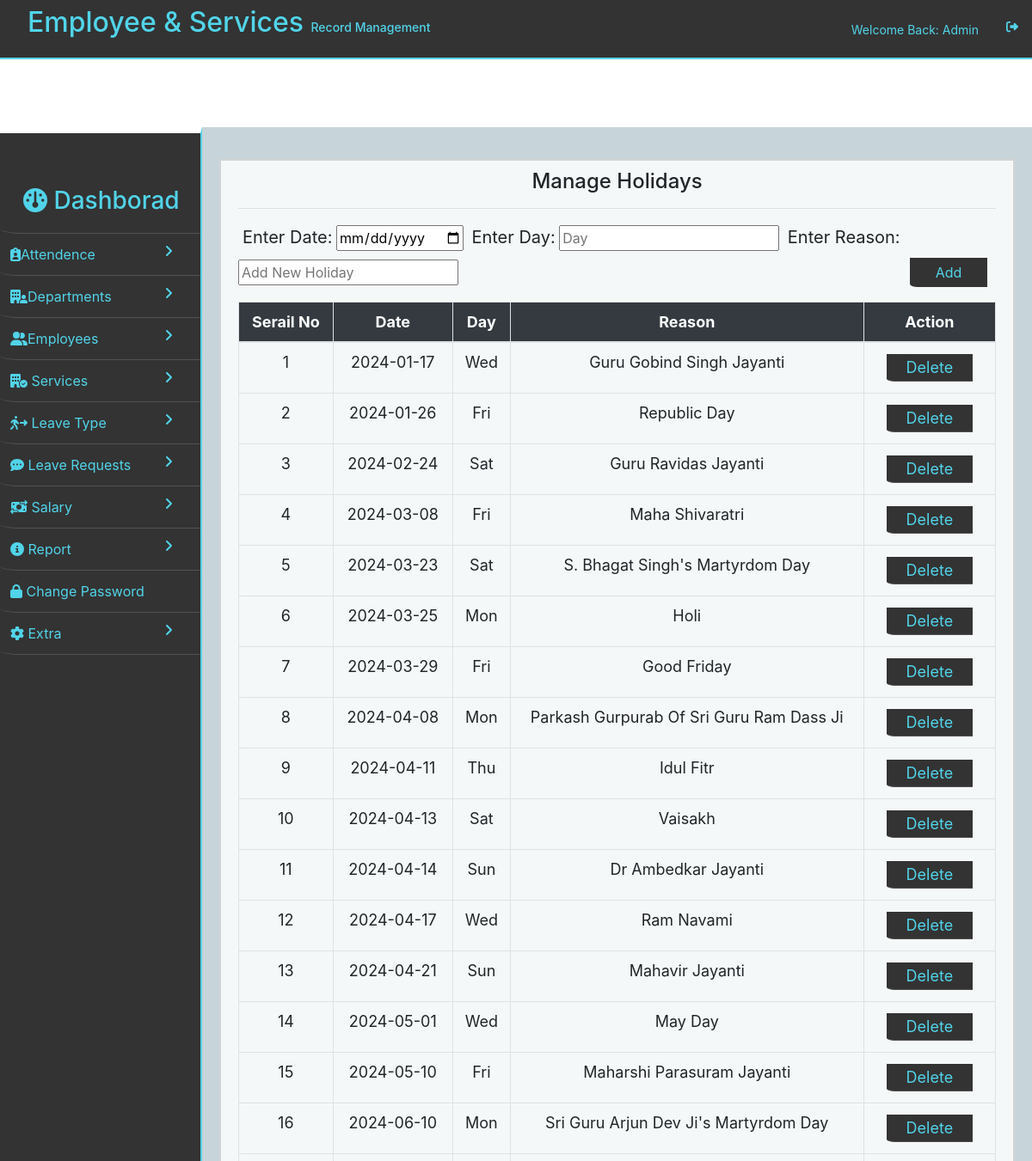
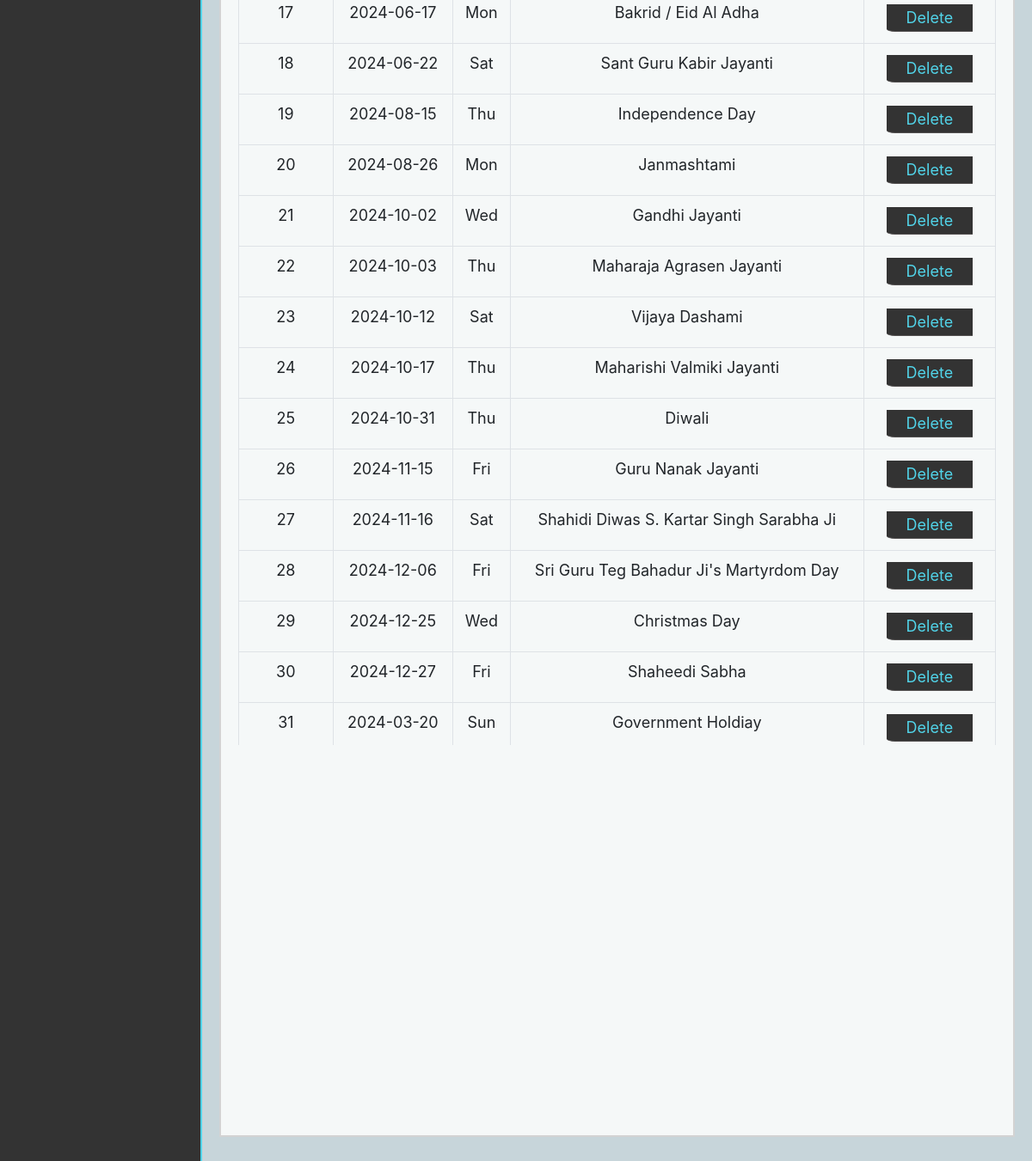
The app's page /admin/manage-holiday.php (signed in) with its own data (2 pictures, top to bottom).
### tables this page shows
CREATE TABLE `holidays` (
  `date` date DEFAULT NULL,
  `day` varchar(512) DEFAULT NULL,
  `reason` varchar(512) DEFAULT NULL,
  `id` int(11) NOT NULL
);

### admin/manage-holiday.php (the view, shortened to what this page needs)
<?php
include('../connection.php');
?>
<!DOCTYPE html>
<html lang="en">
<head>
  <link rel="stylesheet" href="https://cdn.jsdelivr.net/npm/bootstrap@4.6.2/dist/css/bootstrap.min.css">
  <link rel="stylesheet" href="styles.css">
  <link rel="stylesheet" href="https://cdnjs.cloudflare.com/ajax/libs/font-awesome/6.5.1/css/all.min.css"
 />
</head>
<body>
  <?php
  include 'nav-bar.php';
  ?>
  <div id="dashboard">
    <div class="wrapper">
      <?php
      include 'side-bar.php';
      ?>
      <div id="two">
        <div class="my-box" style="height: 84vh;">
          <h4>Manage Holidays</h4>
          <hr>
          <div class="continer">
          <form action="<?php echo htmlspecialchars($_SERVER["PHP_SELF"]); ?>" method="post">
                        <div class="additon">
                                <label>Enter Date: </label>
                                <input type="date" name="holiday-date" class="input" placeholder="Enter Date">
                                <label>Enter Day: </label>
                                <input type="Text" name="holiday-day" class="input" placeholder="Day">
                                <label>Enter Reason: </label>
                                <input type="Text" name="holiday-reason" class="input" placeholder="Add New Holiday">
                                <input type="submit" class="a-button" value="Add" name="add-holiday">
                        </div>
                    </form>
            <form id="form" method="post" style="height: 63vh;overflow: auto;">
              <table class="table table-bordered text-center sortable" id="myTable">
                <thead>
                <tr class="bg-dark text-white">
                  <th onclick="sortNumber(0)">Serail No</th>
                  <th onclick="sortTable(1)">Date</th>
                  <th onclick="sortTable(1)">Day</th>
                  <th onclick="sortTable(1)">Reason</th>
                  <th>Action</th>
                </tr>
                </thead>
                <tbody>
                <?php
                $query = "SELECT `date`, `day`, `reason`, `id` FROM `holidays`";
                $stmt = $conn->prepare($query);
                $stmt->execute();
                $result = $stmt->fetchAll(PDO::FETCH_ASSOC);
                $number = 1;
                foreach ($result as $row) {
                  echo "<tr>";
                  echo "<td>" . $number . "</td>";
                  echo "<td>" . $row["date"] . "</td>";
                  echo "<td>" . $row["day"] . "</td>";
                  echo "<td>" . $row["reason"] . "</td>";
                  echo "<td>
                  <a href='manage-holiday.php?id=" . $row['id'] . "' class='button' onclick='return confirm(\"Are you sure you want to delete this Holiday?\")'>Delete</a></td>";
                  echo "</tr>";
                  $number++;
                }
                ?>
                </tbody>
              </table>
            </form>
          </div>
        </div>
      </div>
    </div>
  </div>
</body>
</html>

### connection.php (shortened to what this page needs)
<link rel="stylesheet" href="../includes/bootstrap/dist/css/bootstrap.min.css">
<link rel="stylesheet" href="../includes/fontawesome/css/all.css">

### admin/nav-bar.php (shortened to what this page needs)
<nav>
  <ul>
    <li><a href="logout.php" class="link"><i class="fa-solid fa-right-from-bracket"></i></a></li>
    <li><label><span>Welcome Back: </span>Admin</label></li>
    <li style="float: left"><a href="adminpage.php" class="link2"><h2>Employee & Services <span>Record Management</span></h2></a></li>
  </ul>
</nav>

### admin/side-bar.php (shortened to what this page needs)
<div id="one">
   <a href="adminpage.php">
      <h3><i class="fa-solid fa-gauge"></i> <span>Dashborad</span></h3>
   </a>
   <a class="link" href='#attend' data-toggle="collapse"><i
         class="fa-solid fa-clipboard-user"></i><span>Attendence</span>
      <i class="fa-solid fa-angle-right"></i></a>
   <a class="link" href='#dept' data-toggle="collapse"><i class="fa-solid fa-building-user"></i><span>Departments</span>
      <i class="fa-solid fa-angle-right"></i></a>
   <a class="link" href='#emp' data-toggle="collapse"><i class="fa-solid fa-user-group"></i><span>Employees</span> <i
         class="fa-solid fa-angle-right"></i></a>
   <a class="link" href='#leave' data-toggle="collapse"><i class="fa-solid fa-building-circle-check"></i>
      <span>Services</span> <i class="fa-solid fa-angle-right"></i>
   </a>
   <a class="link" href='#service' data-toggle="collapse"><i class="fa-solid fa-person-walking-arrow-right"></i>
      <span>Leave
         Type </span><i class="fa-solid fa-angle-right"></i></a>
   <a class="link" href='#request' data-toggle="collapse"> <i class="fa-solid fa-comment-dots"></i> <span>Leave
         Requests</span><i class="fa-solid fa-angle-right"></i></a>
   <a class="link" href='#Salaryx' data-toggle="collapse"> <i class="fa-solid fa-money-bill-transfer"></i>
      <span>Salary</span><i class="fa-solid fa-angle-right"></i></a>
   <a class="link" href='#report' data-toggle="collapse"> <i class="fa-solid fa-circle-info"></i> <span>Report</span><i
         class="fa-solid fa-angle-right"></i></a>
   <a class="link" href='change-password.php'> <i class="fa-solid fa-lock"></i> <span>Change Password</span></a>
   <a class="link" href='#extra' data-toggle="collapse"> <i class="fa-solid fa-gear"></i> <span>Extra</span><i
         class="fa-solid fa-angle-right"></i></a>
</div>

### admin/styles.css (style rules this page uses)
* { box-sizing: border-box; }
#two { background-color: rgb(199, 213, 218); overflow: hidden; min-height: 95vh; padding: 2.3125rem 1.25rem 1.25rem 1.25rem; border-color: lightgray; margin-left: 14.6875rem; position: relative; }
.my-box { background-color: #f5f8f8; width: 100%; height: 12.5rem; padding: .625rem 1.25rem; margin-bottom: 1.25rem; border: .125rem solid lightgray; }
form { width: 100%; }
h4 { text-align: center; }
.button { display: inline-block; padding: .3125rem .625rem; margin: .0625rem .625rem; width: 6.25rem; color: #51D4E9; background-color: #333; border-bottom: .0625rem solid #535050; border-bottom-left-radius: 10%; text-decoration: none; transition: .3s; }
td , select option { text-transform: capitalize; }
table { border-collapse: collapse; width: 100%; border: .0625rem solid #ddd; font-size: 1.125rem; }
table th, table td { padding: .75rem; }
th { cursor: pointer; position: relative; }
table tr { border-bottom: .0625rem solid #ddd; }
.a-button { display: inline-block; padding: .3125rem .625rem; margin: .0625rem .625rem; width: 6.25rem; color: #51D4E9; background-color: #333; border-bottom: .0625rem solid #535050; border-bottom-left-radius: 10%; text-decoration: none; cursor: pointer; border: none; }
hr { cursor: pointer; }

### admin/manage-holiday.php (style rules this page uses)
.additon { display: inline-block; }
.a-button { float: right; width: 90px; }
.input { margin-top: 3px; }
form label { font-size: 20px; margin-left: 5px; }

### admin/nav-bar.php (style rules this page uses)
nav ul { list-style-type: none; margin: 0; padding: 0; overflow: hidden; background-color: #333; position: fixed; width: 100%; border-bottom: 2px solid #51D4E9; z-index: 2; }
nav ul li { float: right; }
nav .link , nav label { display: block; color: #51D4E9; text-align: right; padding: 14px 16px; text-decoration: none; margin-top: 10px; }
nav ul li h2 { color: #51D4E9; padding: 7px; margin-left: 25px; }
h2 span { font-size: 14px; }

### admin/side-bar.php (style rules this page uses)
#one { position: fixed; height: 95vh; background-color: #333; border-top: 7px solid white; float: left; padding-top: 50px; width: 235px; border-right: 2px solid #51D4E9; overflow-y: auto; }
#one h3 { color: #51D4E9; padding-left: 15px; }
#one a { display: inline-block; top: 100px; text-decoration: none; list-style-type: none; padding: 12px; width: 100%; color: #51D4E9; border-bottom: 1px solid #535050; border-bottom-left-radius: 10%; }
#dashboard { padding-top: 5vh; }
ul { padding-left: 25px; font-size: 14px; }
.fa-angle-right { float: right; margin-right: 20px; transition: 0.2s; }

### records on screen
holidays: date "2024-01-17", day "Wed", reason "Guru Gobind Singh Jayanti"
holidays: date "2024-01-26", day "Fri", reason "Republic Day"
holidays: date "2024-02-24", day "Sat", reason "Guru Ravidas Jayanti"
holidays: date "2024-03-08", day "Fri", reason "Maha Shivaratri"
holidays: date "2024-03-23", day "Sat", reason "S. Bhagat Singh's Martyrdom Day"
holidays: date "2024-03-25", day "Mon", reason "Holi"
holidays: date "2024-03-29", day "Fri", reason "Good Friday"
holidays: date "2024-04-08", day "Mon", reason "Parkash Gurpurab Of Sri Guru Ram Dass Ji"
holidays: date "2024-04-11", day "Thu", reason "Idul Fitr"
holidays: date "2024-04-13", day "Sat", reason "Vaisakh"
holidays: date "2024-04-14", day "Sun", reason "Dr Ambedkar Jayanti"
holidays: date "2024-04-17", day "Wed", reason "Ram Navami"
holidays: date "2024-04-21", day "Sun", reason "Mahavir Jayanti"
holidays: date "2024-05-01", day "Wed", reason "May Day"
holidays: date "2024-05-10", day "Fri", reason "Maharshi Parasuram Jayanti"
holidays: date "2024-06-10", day "Mon", reason "Sri Guru Arjun Dev Ji's Martyrdom Day"
holidays: date "2024-06-17", day "Mon", reason "Bakrid / Eid Al Adha"
holidays: date "2024-06-22", day "Sat", reason "Sant Guru Kabir Jayanti"
holidays: date "2024-08-15", day "Thu", reason "Independence Day"
holidays: date "2024-08-26", day "Mon", reason "Janmashtami"
holidays: date "2024-10-02", day "Wed", reason "Gandhi Jayanti"
holidays: date "2024-10-03", day "Thu", reason "Maharaja Agrasen Jayanti"
holidays: date "2024-10-12", day "Sat", reason "Vijaya Dashami"
holidays: date "2024-10-17", day "Thu", reason "Maharishi Valmiki Jayanti"
holidays: date "2024-10-31", day "Thu", reason "Diwali"
holidays: date "2024-11-15", day "Fri", reason "Guru Nanak Jayanti"
holidays: date "2024-11-16", day "Sat", reason "Shahidi Diwas S. Kartar Singh Sarabha Ji"
holidays: date "2024-12-06", day "Fri", reason "Sri Guru Teg Bahadur Ji's Martyrdom Day"
holidays: date "2024-12-25", day "Wed", reason "Christmas Day"
holidays: date "2024-12-27", day "Fri", reason "Shaheedi Sabha"
holidays: date "2024-03-20", day "Sun", reason "Government Holdiay"
